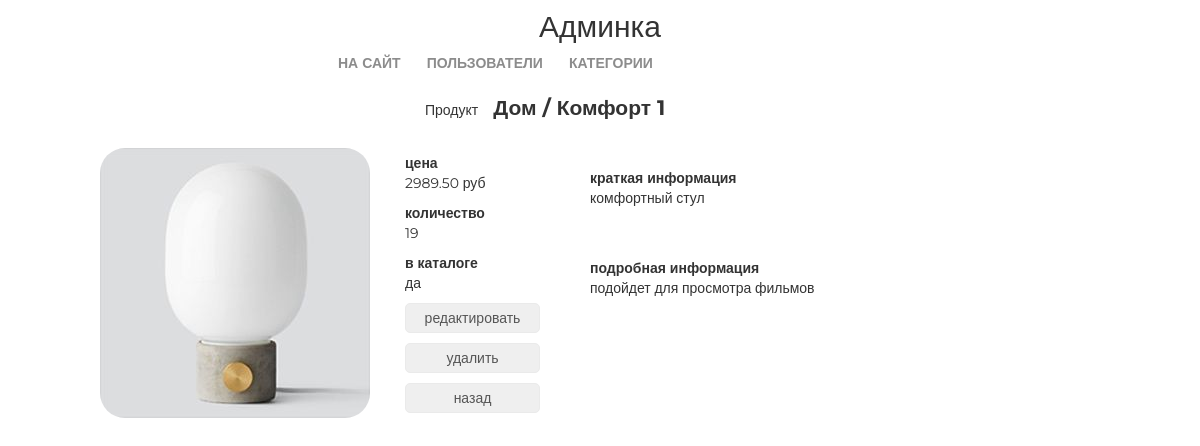
The page /admin/products/read/1/ on the database its author committed.
### mainapp/models.py (models this page shows, shortened)
class Product(models.Model):
    category = models.ForeignKey(ProductCategory, on_delete=models.CASCADE)
    name = models.CharField(verbose_name='имя продукта', max_length=128)
    image = models.ImageField(upload_to='products_images', blank=True)
    short_desc = models.CharField(verbose_name='краткое описание продукта', max_length=60, blank=True)
    description = models.TextField(verbose_name='описание продукта', blank=True)
    price = models.DecimalField(verbose_name='цена продукта', max_digits=8, decimal_places=2, default=0)
    quantity = models.PositiveIntegerField(verbose_name='количество на складе', default=0)
    is_active = models.BooleanField(verbose_name='категория активна', default=True)

class ProductCategory(models.Model):
    name = models.CharField(verbose_name='название категории', max_length=64, unique=True)
    description = models.TextField(verbose_name='описание категории', blank=True)
    is_active = models.BooleanField(verbose_name='категория активна', default=True)

### adminapp/views.py (the view)
# urls.py: re_path(r'^products/read/(?P<pk>\d+)/$', adminapp.ProductDetailView.as_view(), name='product_read'),
class ProductDetailView(DetailView):
    model = Product
    template_name = 'adminapp/product_read.html'

### mainapp/context_processors.py (called while the page is built)
def basket(request):
    basket_list = []
    if request.user.is_authenticated:
        basket_list = Basket.objects.filter(user=request.user)
    return {
        'basket': basket_list
    }

### adminapp/templates/adminapp/product_read.html
{% extends 'adminapp/base.html' %}
{% load static %}
{% block content %}
    <div class="product_read">
        <div class="product_name">
            Продукт<strong>{{ object.category.name|title }} / {{ object.name|title }}</strong>
        </div>
        <img src="/media/{{ object.image|default:'products_images/default.jpg' }}" alt="{{ object.name }}">
        <div class="summary">
            <b>цена</b>
            <p>{{ object.price }} руб</p>
            <b>количество</b>
            <p>{{ object.quantity }}</p>
            <b>в каталоге</b>
            <p>{% if object.is_active %}да{% else %}нет{% endif %}</p>
            <p>
                <button>
                    <a href={% url 'admin:product_update' object.pk %}>редактировать</a>
                </button>
            </p>
            <p>
                <button>
                    <a href={% url 'admin:product_delete' object.pk %}>удалить</a>
                </button>
            </p>
            <p>
                <button>
                    <a href={% url 'admin:products' object.category.pk %}>назад</a>
                </button>
            </p>
        </div>
        <div class="product_desc">
            <b>краткая информация</b>
            <p>
                {{ object.short_desc }}
            </p>
            <br>
            <br>
            <b>подробная информация</b>
            <p>
                {{ object.description }}
            </p>
        </div>
    </div>
{% endblock %}

### static/css/style.css (style rules this page uses)
* { margin: 0; padding: 0; }
body { font-family: 'Montserrat', sans-serif; }
html, body { height: 100%; }
.product_read { margin: 0 auto; width: 1000px; height: 600px; }
.product_read img { display: block; float:left; margin-top: 25px; border-radius: 25px; }
.product_read .product_name { display: block; margin: 0 auto; width: 350px; }
.product_read .summary { display: block; float: left; margin-left: 35px; margin-top: 30px; width: 150px; }
.product_read .product_desc { display: block; float: left; margin-left: 35px; margin-top: 45px; width: 400px; }
.product_read strong { font-size: 150%; margin-left: 15px; }
.product_read button { border: 1px solid #eaeaea; border-radius: 5px; height: 30px; margin: 0px auto; width: 135px; padding: 0 15px; }
.product_read a { color: #555; text-decoration: none; }

### rows shown on the page
Product: category.name "Дом", name "Комфорт 1", image (picture), price "2989.50", quantity "19", short_desc "комфортный стул", description "подойдет для просмотра фильмов"
